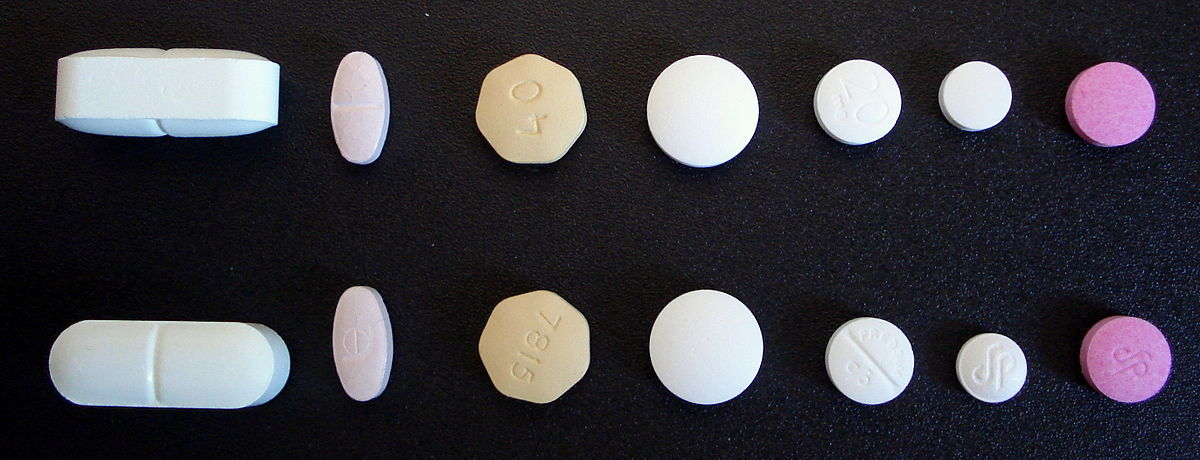
#> input picture src/test_image2.jpg, 1200 x 460 px
$ python frame.py
#> lines starting #> are read from the running program, lines starting #| are printed output that depends on the picture; after the words box and inside, x2 and y2 are one past the last pixel; in counts of white or black regions, pixels touching at a corner belong together
import cv2
import numpy as np
import matplotlib.pyplot as plt

def regionOfInterst(image):
    height = image.shape[0]
    polygons = np.array([
        [(200,height),(1100,height),(550,250)]
    ])
    mask = np.zeros_like(image)
    print (mask)
    print (polygons)
    #cv2.fillPoly(mask,polygons,255)
    maskedImage = cv2.bitwise_and(image,mask)
    return maskedImage


image = cv2.imread('test_image2.jpg')
#> image is the input picture: shape (460, 1200, 3); mean B, G, R 65.6, 59.9, 61.6
laneImage= np.copy(image)
cv2.imshow('result',image)
cv2.waitKey(0)
gray = cv2.cvtColor(laneImage, cv2.COLOR_RGB2GRAY)
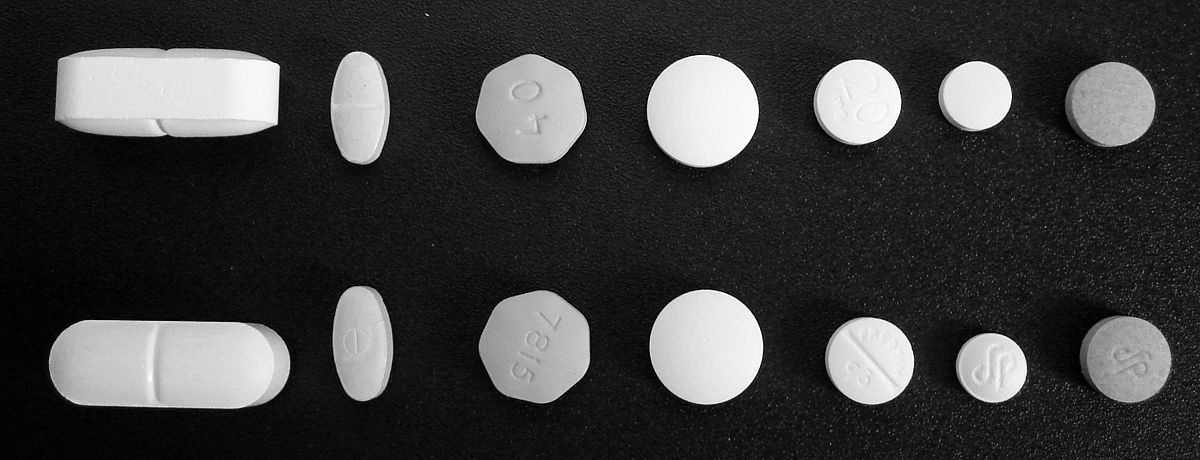
#> gray: shape (460, 1200); min 0, max 255, mean 61.9
cv2.imshow('result',gray)
cv2.waitKey(0)
blur = cv2.GaussianBlur(gray,(5,5),0)
cv2.imshow('result',blur)
cv2.waitKey(0)
canny = cv2.Canny(blur,50,150)
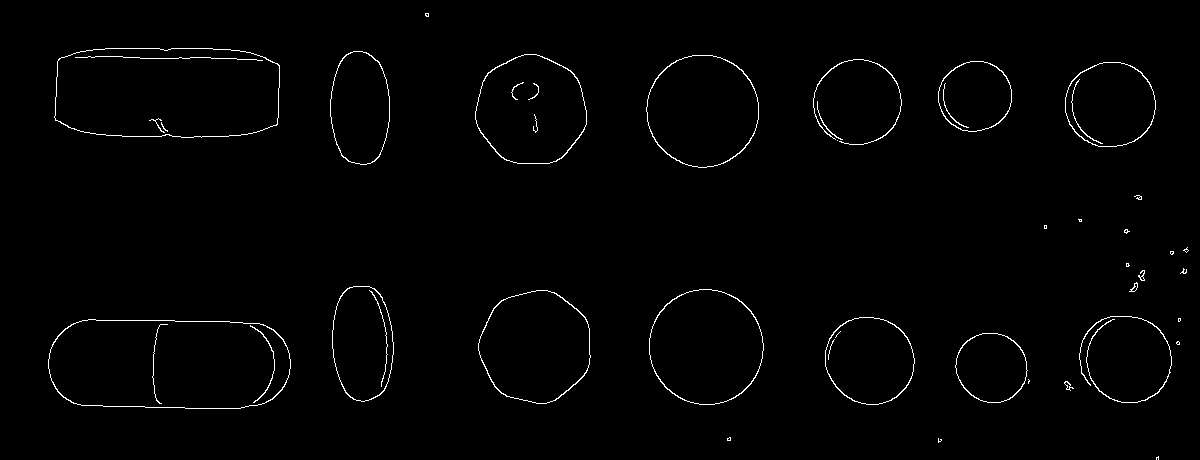
#> canny: shape (460, 1200); 1.2% white in thin lines or dots
cv2.imshow('result',regionOfInterst(canny))
#> (printed output is left out)
#| [[[ 200  460]
#|   [1100  460]
#|   [ 550  250]]]
#> in regionOfInterst, `maskedImage = cv2.bitwise_and(image,mask)`: maskedImage: shape (460, 1200); every value is 0
cv2.waitKey(0)

$ run again, with src/test_image1.jpg copied over src/test_image2.jpg
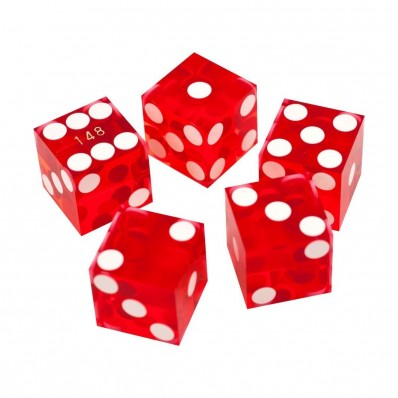
#> input picture src/test_image1.jpg, 398 x 398 px
#> image is the input picture: shape (398, 398, 3); mean B, G, R 189.1, 186.8, 243.7
#> `blur = cv2.GaussianBlur(gray,(5,5),0)`:
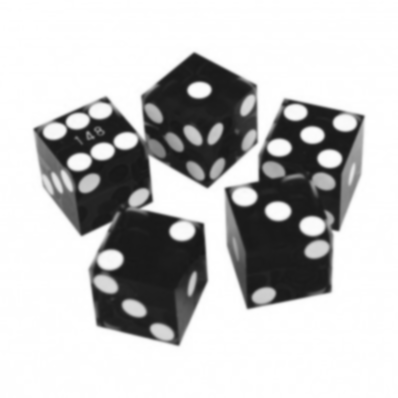
#> blur: shape (398, 398); min 23, max 255, mean 194
#> `canny = cv2.Canny(blur,50,150)`:
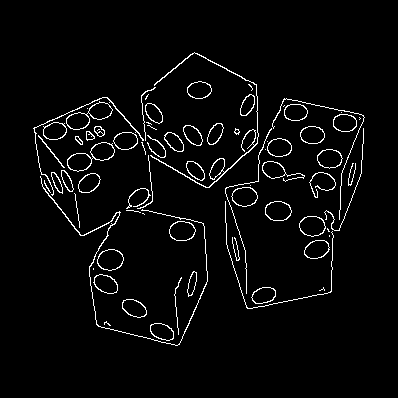
#> canny: shape (398, 398); 3.5% white in thin lines or dots, all inside (x1, y1, x2, y2) = (33, 52, 365, 346)
#> (printed output is left out)
#| [[[ 200  398]
#|   [1100  398]
#|   [ 550  250]]]
#> maskedImage: shape (398, 398); every value is 0

$ run again, with src/test_image3.jpg copied over src/test_image2.jpg
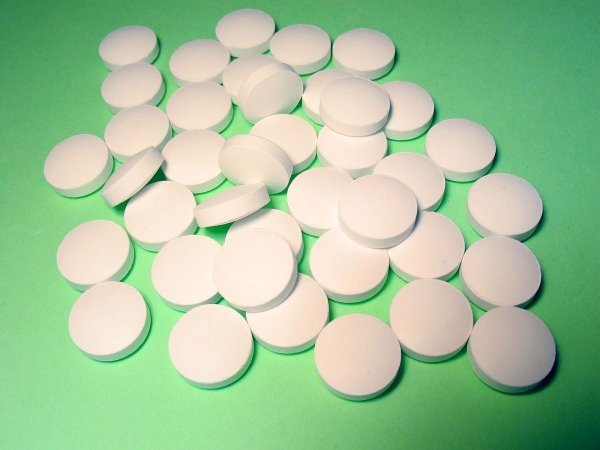
#> input picture src/test_image3.jpg, 1200 x 900 px (shown at 1/2 size)
#> image is the input picture: shape (900, 1200, 3); mean B, G, R 153.6, 195.8, 160.8
#> `gray = cv2.cvtColor(laneImage, cv2.COLOR_RGB2GRAY)`:
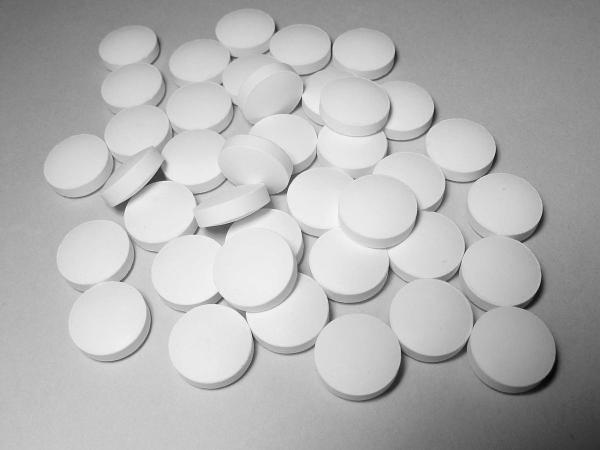
#> gray: shape (900, 1200) (shown at 1/2 size); min 2, max 251, mean 179.2
#> `canny = cv2.Canny(blur,50,150)`:
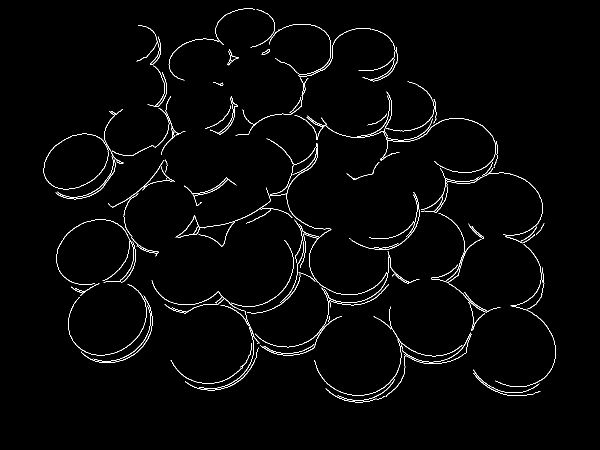
#> canny: shape (900, 1200) (shown at 1/2 size); 1.8% white in thin lines or dots, all inside (x1, y1, x2, y2) = (87, 17, 1112, 805)
#> (printed output is left out)
#| [[[ 200  900]
#|   [1100  900]
#|   [ 550  250]]]
#> maskedImage: shape (900, 1200); every value is 0

$ run again, with src/test_image4.jpg copied over src/test_image2.jpg
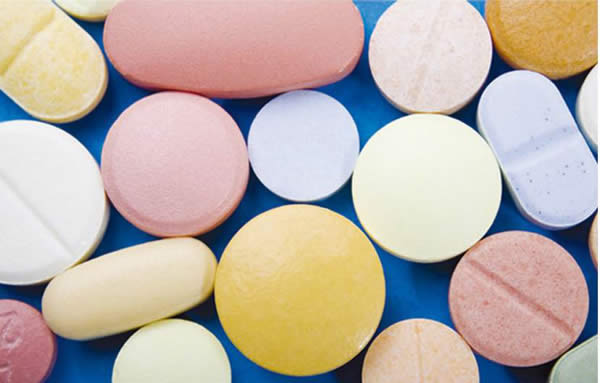
#> input picture src/test_image4.jpg, 600 x 383 px
#> image is the input picture: shape (383, 600, 3); mean B, G, R 169.6, 177.5, 189.5
#> `gray = cv2.cvtColor(laneImage, cv2.COLOR_RGB2GRAY)`:
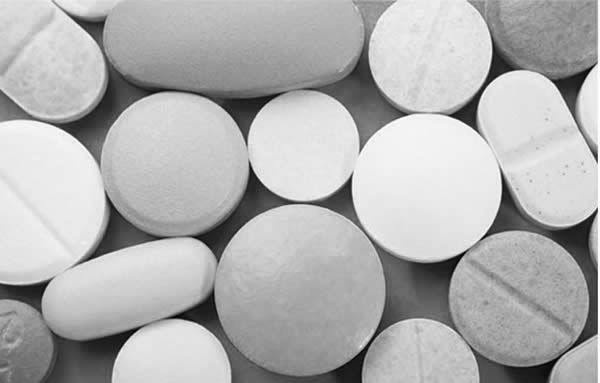
#> gray: shape (383, 600); min 1, max 255, mean 176.5
#> `canny = cv2.Canny(blur,50,150)`:
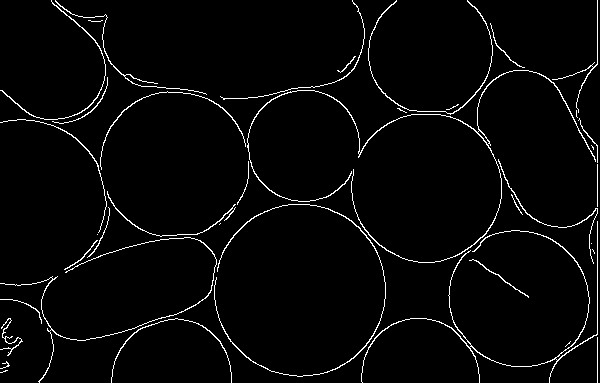
#> canny: shape (383, 600); 3% white in thin lines or dots
#> (printed output is left out)
#| [[[ 200  383]
#|   [1100  383]
#|   [ 550  250]]]
#> maskedImage: shape (383, 600); every value is 0
